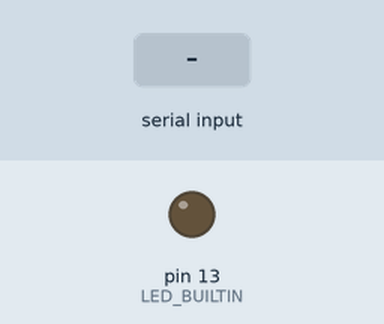
The sketch below on a simulated Arduino Uno, built with avr-gcc and run on an emulated ATmega328P. On the bench: output pins drawn as LEDs (lit = HIGH). Inputs (shaded band) come from the test bench.

Above: at 1.2 s.
1.3 s: byte 43 (MOUSE_PRESSED) received over Serial
At 2.0 s:
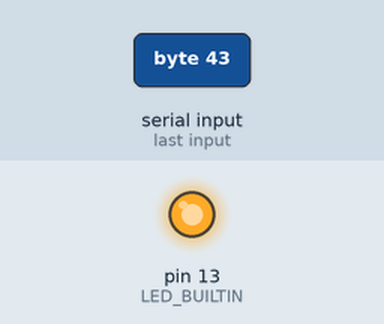
Timing chart, 0 to 4.3 s (numbered marks = the images above; inputs shaded):
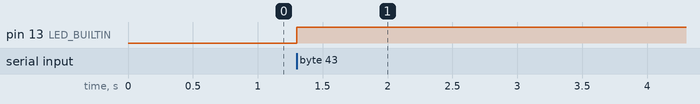

The sketch:

receive.ino
```cpp
#define MOUSE_PRESSED '+'
#define MOUSE_RELEASED '-'
#define BAUDRATE 9600

void setup()
{
  Serial.begin(BAUDRATE);
  pinMode(LED_BUILTIN, OUTPUT);
}

void loop()
{
  static char mouseStatus = MOUSE_RELEASED;
  if (Serial.available()) {
    mouseStatus = Serial.read();
  }
  if (mouseStatus == MOUSE_PRESSED) {
    digitalWrite(LED_BUILTIN, HIGH);
  } else if (mouseStatus == MOUSE_RELEASED) {
    digitalWrite(LED_BUILTIN, LOW);
  }
}
```

Measured:
- after the input at 1.3 s, pin 13 (LED_BUILTIN): LOW → HIGH at once
